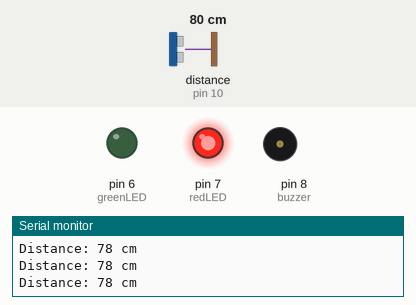
Bench run of a sketch on a simulated Arduino Uno, built with avr-gcc and run on an emulated ATmega328P. Shown: output pins drawn as LEDs (lit = HIGH), buzzer (waves = sounding), the last lines printed to the serial monitor. Wiring (inferred from the names in the program): ultrasonic range finder: trigger pin 9; echo pin 10. The test bench sets the inputs (shaded band); at power-on: distance to the obstacle (sensor on pin 10) 80 cm. The echo pulse lasts 58.3 µs per cm; pins used as bus, display or sensor lines are not drawn.

Above: at 1.2 s.
1.3 s: distance to the obstacle (sensor on pin 10) set to 18 cm
At 1.53 s:
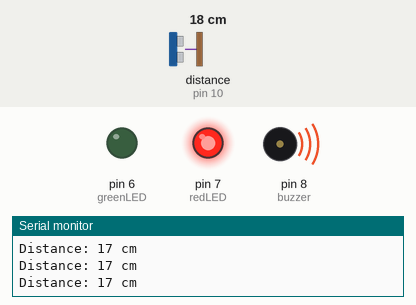
4.3 s: distance to the obstacle (sensor on pin 10) set to 5 cm
At 7.2 s:
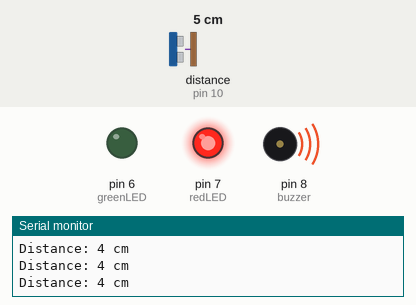
7.3 s: distance to the obstacle (sensor on pin 10) set to 2 cm
8.8 s: distance to the obstacle (sensor on pin 10) set to 4 cm
Timing chart, 0 to 11.8 s (numbered marks = the images above; inputs shaded):
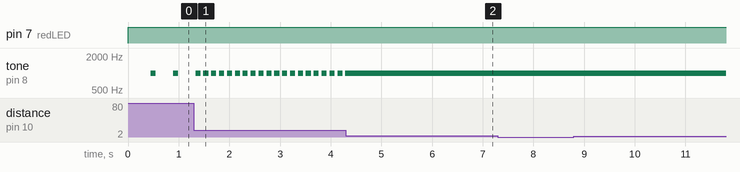

The sketch:

Ultrasonic_Proximity_Code.ino
```cpp
// Pin definitions
const int trigPin = 9;      // Ultrasonic trigger pin
const int echoPin = 10;     // Ultrasonic echo pin
const int redLED = 7;       // Red LED pin
const int greenLED = 6;     // Green LED pin
const int buzzer = 8;       // Buzzer pin

// Distance thresholds
const int maxDistance = 400; // Maximum detection distance (ultrasonic sensor max range)
const int minDistance = 2;   // Minimum distance for fastest beep

// Variables
long duration;
int distance;
unsigned long previousMillis = 0;
int beepInterval = 1000;    // Initial beep interval in milliseconds

void setup() {
  // Initialize the pins
  pinMode(trigPin, OUTPUT);
  pinMode(echoPin, INPUT);
  pinMode(redLED, OUTPUT);
  pinMode(greenLED, OUTPUT);
  pinMode(buzzer, OUTPUT);

  // Initialize the serial communication for debugging
  Serial.begin(9600);

  // Startsd with green LED on (no object detected)
  digitalWrite(greenLED, HIGH);
  digitalWrite(redLED, LOW);
}

void loop() {
  // Measuring the distance
  distance = getDistance();

  // Printing the distance
  Serial.print("Distance: ");
  Serial.print(distance);
  Serial.println(" cm");

  // Checks if object is detected
  if (distance > 0 && distance <= maxDistance) {
    // Object detected - turn on red LED, turn off green LED
    digitalWrite(redLED, HIGH);
    digitalWrite(greenLED, LOW);

    // Calculate beep interval based on distance
    // Closer objects = faster beeping
    beepInterval = map(distance, minDistance, maxDistance, 50, 2000);
    beepInterval = constrain(beepInterval, 50, 2000);

    // Handle buzzer beeping with non-blocking delay
    unsigned long currentMillis = millis();
    if (currentMillis - previousMillis >= beepInterval) {
      previousMillis = currentMillis;
      tone(buzzer, 1000, 100); // Beep at 1000Hz for 100ms
    }
  } else {
    // No object detected - turn on green LED, turn off red LED
    digitalWrite(greenLED, HIGH);
    digitalWrite(redLED, LOW);
    noTone(buzzer); // Stop buzzer
  }

  delay(50); // Small delay for stability
}

int getDistance() {
  // Clear the trigger pin
  digitalWrite(trigPin, LOW);
  delayMicroseconds(2);

  // Send 10 microsecond pulse to trigger
  digitalWrite(trigPin, HIGH);
  delayMicroseconds(10);
  digitalWrite(trigPin, LOW);

  // Read the echo pin
  duration = pulseIn(echoPin, HIGH, 30000); // Timeout after 30ms

  // Calculate distance nya sa cm
  // Speed of sound is 343 m/s or 0.0343 cm/µs
  // Distance = (duration / 2) / 29.1
  int dist = duration * 0.034 / 2;

  return dist;
}
```

Measured:
- after the input at 1.3 s, tone on pin 8 (buzzer): alternates 1000 Hz for 0.10 s and silent for 0.06 s, starting after 0.19 s
- after the input at 4.3 s, tone on pin 8 (buzzer): stops changing and stays 1000 Hz
- by itself, tone on pin 8 (buzzer): alternates 1000 Hz for 0.10 s and silent for 0.34 s
